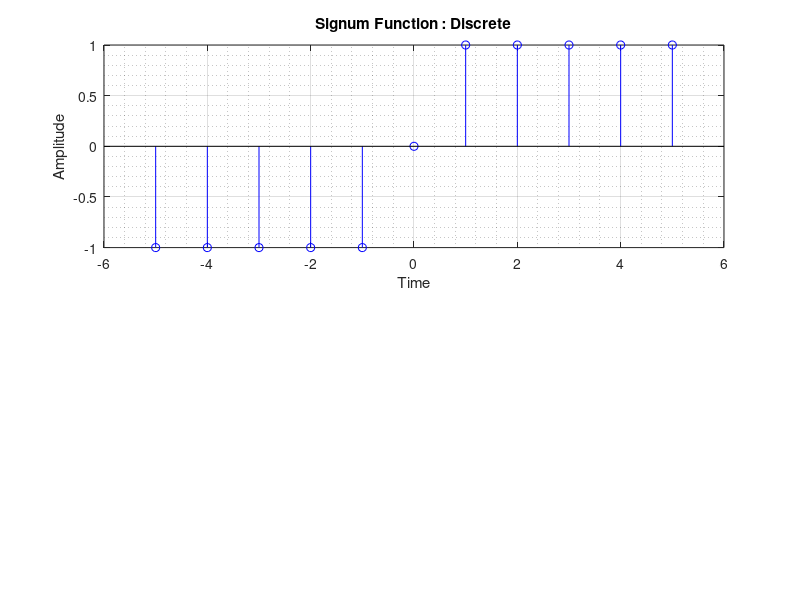

This chart was generated by the following MATLAB code:
% Program to generate signal of signum function
clc; clear all;

% SIGNUM FUNCTION - (extracts sign of real number)
%   sgn(x) = -1     x < 0
%          =  0     x = 0
%          =  1     x > 0

x = -5:5;
f = zeros(size(x));
f(x > 0) = 1;
f(x < 0) = -1;

figure('Name','Signum Function','NumberTitle','off','Color','w')
subplot(2,1,1)
stem(x,f,'b'),grid on, grid minor
title('Signum Function : Discrete')
xlabel('Time')
ylabel('Amplitude')

print('-clipboard','-dbitmap')
